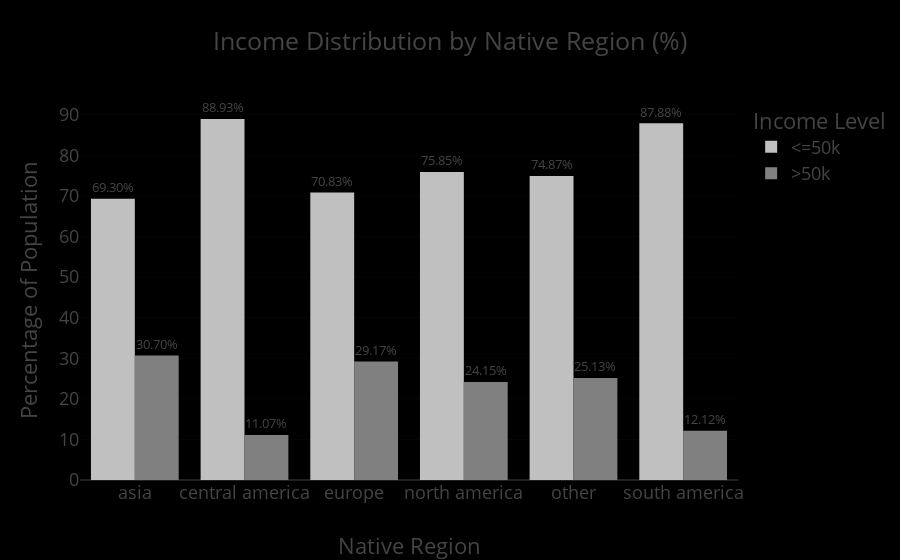

Write notebook code for a chart like this one.
### Markdown cell above
## Income by Native Region

### Code cell
# Group by native_region and income, count occurrences
adult_df_income_reg = adult_df.groupby(['native_region', 'income']).size().reset_index(name='total_income_reg')

# Calculate total per native_region
total_per_group = adult_df_income_reg.groupby('native_region')['total_income_reg'].transform('sum')

# Calculate percentage
adult_df_income_reg['percentage'] = (adult_df_income_reg['total_income_reg'] / total_per_group) * 100

# Plot the bar chart
fig = px.bar(
    adult_df_income_reg,
    x='native_region',
    y='percentage',
    color='income',
    title='Income Distribution by Native Region (%)',
    barmode='group',
    color_discrete_sequence=['#c0c0c0', '#808080'],
    text='percentage'
)

# Format the text on bars
fig.update_traces(texttemplate='%{text:.2f}%', textposition='outside')
fig.update_layout(template='presentation', legend_title=dict(text='Income Level'), xaxis_title='Native Region', yaxis_title='Percentage of Population', xaxis_title_standoff=50, paper_bgcolor='rgb(0, 0, 0)', plot_bgcolor='rgb(0, 0, 0)')

# Show the figure
fig.show()
fig.write_image(os.path.join(results_dir, 'income_distribution_by_nativeregion_bar_plot.jpg'))
fig.write_image(os.path.join(results_dir, 'income_distribution_by_nativeregion_bar_plot.png'))
fig.write_html(os.path.join(results_dir, 'income_distribution_by_nativeregion_bar_plot.html'))

### Figure 1 — Plotly figure (JSON) as saved in the notebook; plotly's stock layout.template omitted (floating-point values rounded to 4 significant figures)
{"data": [{"alignmentgroup": "True", "hovertemplate": "income=<=50k<br>native_region=%{x}<br>percentage=%{text}<extra></extra>", "legendgroup": "<=50k", "marker": {"color": "#c0c0c0", "pattern": {"shape": ""}}, "name": "<=50k", "offsetgroup": "<=50k", "orientation": "v", "showlegend": true, "text": [69.3, 88.93, 70.83, 75.85, 74.87, 87.88], "textposition": "outside", "texttemplate": "%{text:.2f}%", "type": "bar", "x": ["asia", "central america", "europe", "north america", "other", "south america"], "xaxis": "x", "y": [69.3, 88.93, 70.83, 75.85, 74.87, 87.88], "yaxis": "y"}, {"alignmentgroup": "True", "hovertemplate": "income=>50k<br>native_region=%{x}<br>percentage=%{text}<extra></extra>", "legendgroup": ">50k", "marker": {"color": "#808080", "pattern": {"shape": ""}}, "name": ">50k", "offsetgroup": ">50k", "orientation": "v", "showlegend": true, "text": [30.7, 11.07, 29.17, 24.15, 25.13, 12.12], "textposition": "outside", "texttemplate": "%{text:.2f}%", "type": "bar", "x": ["asia", "central america", "europe", "north america", "other", "south america"], "xaxis": "x", "y": [30.7, 11.07, 29.17, 24.15, 25.13, 12.12], "yaxis": "y"}], "layout": {"autosize": true, "barmode": "group", "legend": {"title": {"text": "Income Level"}, "tracegroupgap": 0}, "paper_bgcolor": "rgb(0, 0, 0)", "plot_bgcolor": "rgb(0, 0, 0)", "title": {"text": "Income Distribution by Native Region (%)"}, "xaxis": {"anchor": "y", "autorange": true, "domain": [0, 1], "range": [-0.5, 5.5], "title": {"standoff": 50, "text": "Native Region"}, "type": "category"}, "yaxis": {"anchor": "x", "autorange": true, "domain": [0, 1], "range": [0, 93.61], "title": {"text": "Percentage of Population"}, "type": "linear"}}}
